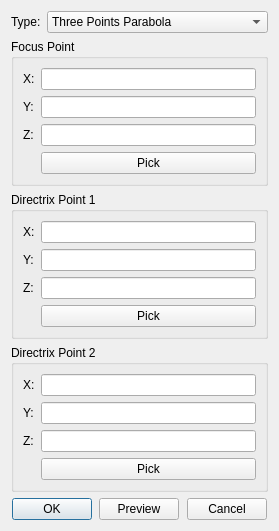
<?xml version="1.0" encoding="UTF-8"?>
<ui version="4.0">
 <class>CurveThreePointsParabolaInfoDialog</class>
 <widget class="QDialog" name="CurveThreePointsParabolaInfoDialog">
  <property name="geometry">
   <rect>
    <x>0</x>
    <y>0</y>
    <width>279</width>
    <height>490</height>
   </rect>
  </property>
  <property name="windowTitle">
   <string>Three Points Parabola</string>
  </property>
  <layout class="QGridLayout" name="gridLayout_4">
   <item row="2" column="0">
    <widget class="QWidget" name="widget" native="true">
     <property name="sizePolicy">
      <sizepolicy hsizetype="Preferred" vsizetype="Fixed">
       <horstretch>0</horstretch>
       <verstretch>0</verstretch>
      </sizepolicy>
     </property>
     <layout class="QGridLayout" name="gridLayout_3">
      <property name="leftMargin">
       <number>0</number>
      </property>
      <property name="topMargin">
       <number>0</number>
      </property>
      <property name="rightMargin">
       <number>0</number>
      </property>
      <property name="bottomMargin">
       <number>0</number>
      </property>
      <item row="0" column="4">
       <spacer name="horizontalSpacer_3">
        <property name="orientation">
         <enum>Qt::Horizontal</enum>
        </property>
        <property name="sizeHint" stdset="0">
         <size>
          <width>40</width>
          <height>20</height>
         </size>
        </property>
       </spacer>
      </item>
      <item row="0" column="1">
       <widget class="QPushButton" name="pb_ok">
        <property name="text">
         <string>OK</string>
        </property>
       </widget>
      </item>
      <item row="0" column="3">
       <widget class="QPushButton" name="pb_preview">
        <property name="text">
         <string>Preview</string>
        </property>
       </widget>
      </item>
      <item row="0" column="5">
       <widget class="QPushButton" name="pb_cancel">
        <property name="text">
         <string>Cancel</string>
        </property>
       </widget>
      </item>
      <item row="0" column="2">
       <spacer name="horizontalSpacer_2">
        <property name="orientation">
         <enum>Qt::Horizontal</enum>
        </property>
        <property name="sizeHint" stdset="0">
         <size>
          <width>40</width>
          <height>20</height>
         </size>
        </property>
       </spacer>
      </item>
      <item row="0" column="0">
       <spacer name="horizontalSpacer">
        <property name="orientation">
         <enum>Qt::Horizontal</enum>
        </property>
        <property name="sizeHint" stdset="0">
         <size>
          <width>40</width>
          <height>20</height>
         </size>
        </property>
       </spacer>
      </item>
      <item row="0" column="6">
       <spacer name="horizontalSpacer_4">
        <property name="orientation">
         <enum>Qt::Horizontal</enum>
        </property>
        <property name="sizeHint" stdset="0">
         <size>
          <width>40</width>
          <height>20</height>
         </size>
        </property>
       </spacer>
      </item>
     </layout>
    </widget>
   </item>
   <item row="1" column="0">
    <widget class="QStackedWidget" name="stackedWidget">
     <property name="currentIndex">
      <number>0</number>
     </property>
     <widget class="QWidget" name="page_threepointparabola">
      <layout class="QGridLayout" name="gridLayout_11">
       <property name="leftMargin">
        <number>0</number>
       </property>
       <property name="topMargin">
        <number>0</number>
       </property>
       <property name="rightMargin">
        <number>0</number>
       </property>
       <property name="bottomMargin">
        <number>0</number>
       </property>
       <item row="0" column="0">
        <widget class="QGroupBox" name="groupBox_5">
         <property name="title">
          <string>Focus Point</string>
         </property>
         <layout class="QGridLayout" name="gridLayout_8">
          <item row="0" column="0">
           <widget class="QLabel" name="label_12">
            <property name="text">
             <string>X:</string>
            </property>
           </widget>
          </item>
          <item row="2" column="1">
           <widget class="Comp::FITKSciNotationLineEdit" name="le_3ppara_z1"/>
          </item>
          <item row="1" column="0">
           <widget class="QLabel" name="label_6">
            <property name="text">
             <string>Y:</string>
            </property>
           </widget>
          </item>
          <item row="0" column="1">
           <widget class="Comp::FITKSciNotationLineEdit" name="le_3ppara_x1"/>
          </item>
          <item row="2" column="0">
           <widget class="QLabel" name="label_7">
            <property name="text">
             <string>Z:</string>
            </property>
           </widget>
          </item>
          <item row="1" column="1">
           <widget class="Comp::FITKSciNotationLineEdit" name="le_3ppara_y1"/>
          </item>
          <item row="3" column="1">
           <widget class="QPushButton" name="pb_3ppara_pickpoint1">
            <property name="text">
             <string>Pick</string>
            </property>
           </widget>
          </item>
         </layout>
        </widget>
       </item>
       <item row="1" column="0">
        <widget class="QGroupBox" name="groupBox_6">
         <property name="title">
          <string>Directrix Point 1</string>
         </property>
         <layout class="QGridLayout" name="gridLayout_9">
          <item row="0" column="0">
           <widget class="QLabel" name="label_13">
            <property name="text">
             <string>X:</string>
            </property>
           </widget>
          </item>
          <item row="2" column="1">
           <widget class="Comp::FITKSciNotationLineEdit" name="le_3ppara_z2"/>
          </item>
          <item row="1" column="0">
           <widget class="QLabel" name="label_8">
            <property name="text">
             <string>Y:</string>
            </property>
           </widget>
          </item>
          <item row="0" column="1">
           <widget class="Comp::FITKSciNotationLineEdit" name="le_3ppara_x2"/>
          </item>
          <item row="2" column="0">
           <widget class="QLabel" name="label_9">
            <property name="text">
             <string>Z:</string>
            </property>
           </widget>
          </item>
          <item row="1" column="1">
           <widget class="Comp::FITKSciNotationLineEdit" name="le_3ppara_y2"/>
          </item>
          <item row="3" column="1">
           <widget class="QPushButton" name="pb_3ppara_pickpoint2">
            <property name="text">
             <string>Pick</string>
            </property>
           </widget>
          </item>
         </layout>
        </widget>
       </item>
       <item row="3" column="0">
        <spacer name="verticalSpacer_2">
         <property name="orientation">
          <enum>Qt::Vertical</enum>
         </property>
         <property name="sizeHint" stdset="0">
          <size>
           <width>20</width>
           <height>40</height>
          </size>
         </property>
        </spacer>
       </item>
       <item row="2" column="0">
        <widget class="QGroupBox" name="groupBox_7">
         <property name="title">
          <string>Directrix Point 2</string>
         </property>
         <layout class="QGridLayout" name="gridLayout_10">
          <item row="0" column="0">
           <widget class="QLabel" name="label_14">
            <property name="text">
             <string>X:</string>
            </property>
           </widget>
          </item>
          <item row="2" column="1">
           <widget class="Comp::FITKSciNotationLineEdit" name="le_3ppara_z3"/>
          </item>
          <item row="1" column="0">
           <widget class="QLabel" name="label_10">
            <property name="text">
             <string>Y:</string>
            </property>
           </widget>
          </item>
          <item row="0" column="1">
           <widget class="Comp::FITKSciNotationLineEdit" name="le_3ppara_x3"/>
          </item>
          <item row="2" column="0">
           <widget class="QLabel" name="label_15">
            <property name="text">
             <string>Z:</string>
            </property>
           </widget>
          </item>
          <item row="1" column="1">
           <widget class="Comp::FITKSciNotationLineEdit" name="le_3ppara_y3"/>
          </item>
          <item row="3" column="1">
           <widget class="QPushButton" name="pb_3ppara_pickpoint3">
            <property name="text">
             <string>Pick</string>
            </property>
           </widget>
          </item>
         </layout>
        </widget>
       </item>
      </layout>
     </widget>
    </widget>
   </item>
   <item row="0" column="0">
    <widget class="QWidget" name="widget_2" native="true">
     <property name="sizePolicy">
      <sizepolicy hsizetype="Preferred" vsizetype="Fixed">
       <horstretch>0</horstretch>
       <verstretch>0</verstretch>
      </sizepolicy>
     </property>
     <layout class="QGridLayout" name="gridLayout_2">
      <property name="leftMargin">
       <number>0</number>
      </property>
      <property name="topMargin">
       <number>0</number>
      </property>
      <property name="rightMargin">
       <number>0</number>
      </property>
      <property name="bottomMargin">
       <number>0</number>
      </property>
      <item row="0" column="0">
       <widget class="QLabel" name="label">
        <property name="sizePolicy">
         <sizepolicy hsizetype="Fixed" vsizetype="Preferred">
          <horstretch>0</horstretch>
          <verstretch>0</verstretch>
         </sizepolicy>
        </property>
        <property name="text">
         <string>Type:</string>
        </property>
       </widget>
      </item>
      <item row="0" column="1">
       <widget class="QComboBox" name="comb_type">
        <item>
         <property name="text">
          <string>Three Points Parabola</string>
         </property>
        </item>
       </widget>
      </item>
     </layout>
    </widget>
   </item>
  </layout>
  <zorder>stackedWidget</zorder>
  <zorder>widget</zorder>
  <zorder>widget_2</zorder>
 </widget>
 <customwidgets>
  <customwidget>
   <class>Comp::FITKSciNotationLineEdit</class>
   <extends>QLineEdit</extends>
   <header location="global">FITK_Component/FITKWidget/FITKSciNotationLineEdit.h</header>
  </customwidget>
 </customwidgets>
 <resources/>
 <connections/>
</ui>
